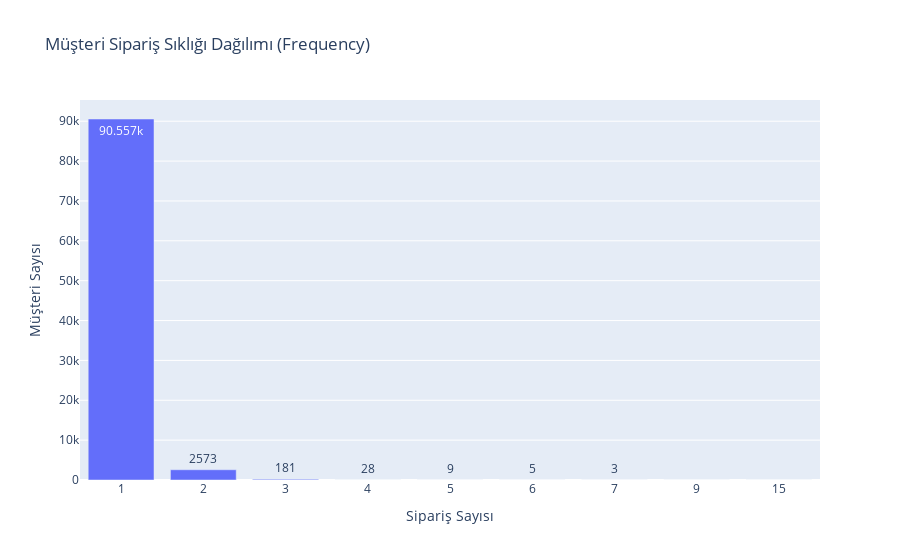

This figure's notebook cell:
### Markdown cell above
## 📊 Adım 3: Churn / Sadakat Analizi

Müşterilerin kaçı tekrar sipariş vermiş? (Retention Rate)

### Code cell
# Frequency Dağılımı
freq_dist = customer_df["frequency"].value_counts().sort("frequency")

fig = px.bar(freq_dist.to_pandas(), x="frequency", y="count", 
             title="Müşteri Sipariş Sıklığı Dağılımı (Frequency)",
             text_auto=True,
             labels={"frequency": "Sipariş Sayısı", "count": "Müşteri Sayısı"})
fig.update_layout(xaxis_type='category')
fig.show()

# Oranlar
one_time_buyers = customer_df.filter(pl.col("frequency") == 1).height
repeat_buyers = customer_df.filter(pl.col("frequency") > 1).height
total = customer_df.height

print(f"Tek Seferlik Müşteriler: {one_time_buyers} (%{one_time_buyers/total*100:.1f})")
print(f"Sadık (Tekrar Eden) Müşteriler: {repeat_buyers} (%{repeat_buyers/total*100:.1f})")

### Figure 1 — Plotly figure (JSON) as saved in the notebook; plotly's stock layout.template omitted (floating-point values rounded to 4 significant figures)
{"data": [{"hovertemplate": "Sipariş Sayısı=%{x}<br>Müşteri Sayısı=%{y}<extra></extra>", "legendgroup": "", "marker": {"color": "#636efa", "pattern": {"shape": ""}}, "name": "", "orientation": "v", "showlegend": false, "textposition": "auto", "texttemplate": "%{y}", "type": "bar", "x": [1, 2, 3, 4, 5, 6, 7, 9, 15], "xaxis": "x", "y": [90557, 2573, 181, 28, 9, 5, 3, 1, 1], "yaxis": "y"}], "layout": {"barmode": "relative", "legend": {"tracegroupgap": 0}, "title": {"text": "Müşteri Sipariş Sıklığı Dağılımı (Frequency)"}, "xaxis": {"anchor": "y", "domain": [0, 1], "title": {"text": "Sipariş Sayısı"}, "type": "category"}, "yaxis": {"anchor": "x", "domain": [0, 1], "title": {"text": "Müşteri Sayısı"}}}}
